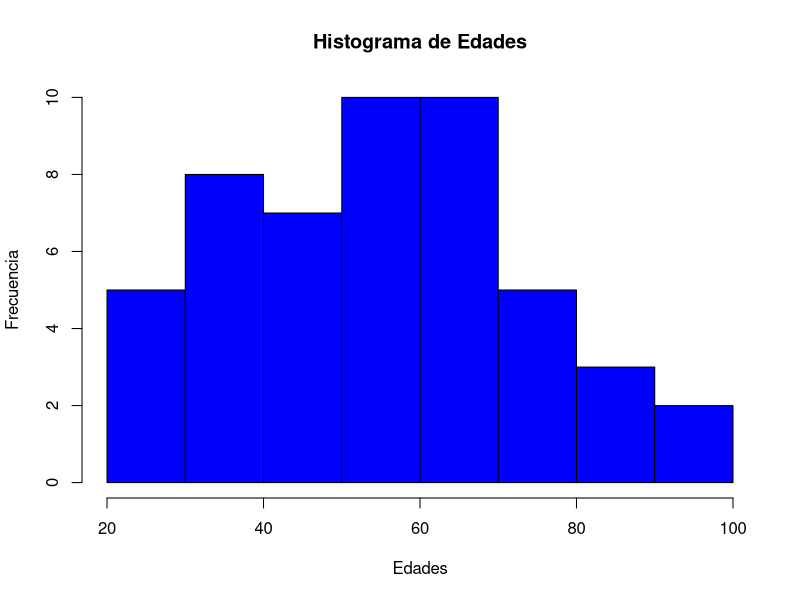
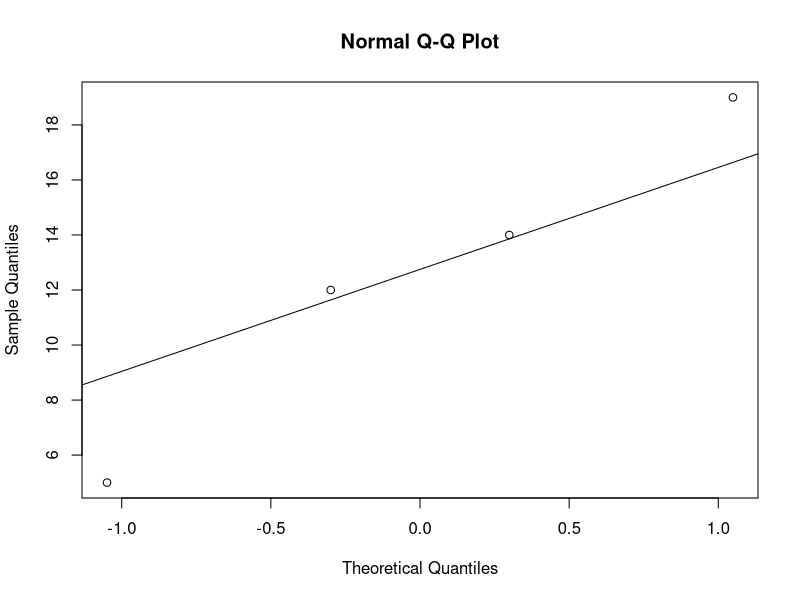

Here is the R script that generated these plots, in order: (Note: this script raises an error after producing the figures.)
# Laboratorio 3
# Alumnos: Arturo Yepez 15-11551, Antonella Requena 15-11196

### PREGUNTA 1

# Como nos piden establacer una relación entre nivel socioeconomico y la zona donde vive
# utilizamos Tablas de Contingencia

# Número de columnas
c = 2

# Número de categorias
r = 3

# Datos de los ambientes que tenemos
rural = c(249, 80, 2)
urbano = c(139, 20, 15)

# Agrupación de esos datos
matriz = cbind(rural, urbano)

# Hacemos chisq.test para sacar los resultados de la tabla de contingencia
chisq.test(matriz)

### PREGUNTA 2

# Debemos realizar una prueba para proporciones

# Nivel de significancia
alpha = 0.05

# Cantidad total de datos
n = 1000

# Número de categorias

k = 4
r = 0

# Probabilidad con la que queremos usar H0
p = c(1/4, 1/4, 1/4, 1/4)

# Datos proporcionados según la categoria
fi = c(294, 276, 238, 192)

# Hacemos prop.test para verificar el resultado
prop.test(fi, c(1000,1000,1000,1000), p)

### PREGUNTA 3

# Como tenemos datos no agrupados, vamos a dividir las clases
# para obtener la frecuencia
n = 50
alpha = 0.05
r = 2

xi = c(32, 23, 64, 31, 74, 44, 61, 33, 66, 73,
       27, 65, 40, 54, 23, 43, 58, 87, 58, 62,
       68, 89, 93, 24, 73, 42, 33, 63, 36, 48,
       77, 75, 37, 59, 70, 61, 43, 68, 54, 29,
       48, 81, 57, 97, 35, 58, 56, 58, 57, 45)

hist(xi, main = "Histograma de Edades", ylab = "Frecuencia", xlab = "Edades", col = "blue")

# Ahora, agrupando los datos
k = 4
fi = c(12,19,14,5)
mi= c(30, 50, 70, 90)
lu = c(40, 60, 80, 100)  # limite superior de cada clase
ll = c(20, 40, 60, 80)   # limite inferior de cada clase


# Hacemos qq-plot
qqnorm(fi)
qqline(fi)

# Determinamos el promedio
prom = sum(fi*mi)/n
      
# Ahora la varianza
prom_n = rep(prom,n)

varianza = sum((xi-prom_n)^2 )/(n-1)

# Desviacion estandar
sd = sqrt(varianza)

# Una vez que tenemos varianza y promedio podemos calcular la probabilidad pi
pi = pnorm(lu, prom, sd) - pnorm (ll, prom, sd)

# Calculamos nuestro estadistico Chi-cuadrado
chi2_est = sum((fi-n*pi)^2/(n*pi))

# Como no se nos da el nivel de significancia alpha, calculamos el p-valor
p-valor = 1 - pchisq(chi2_est, k-1-r)
